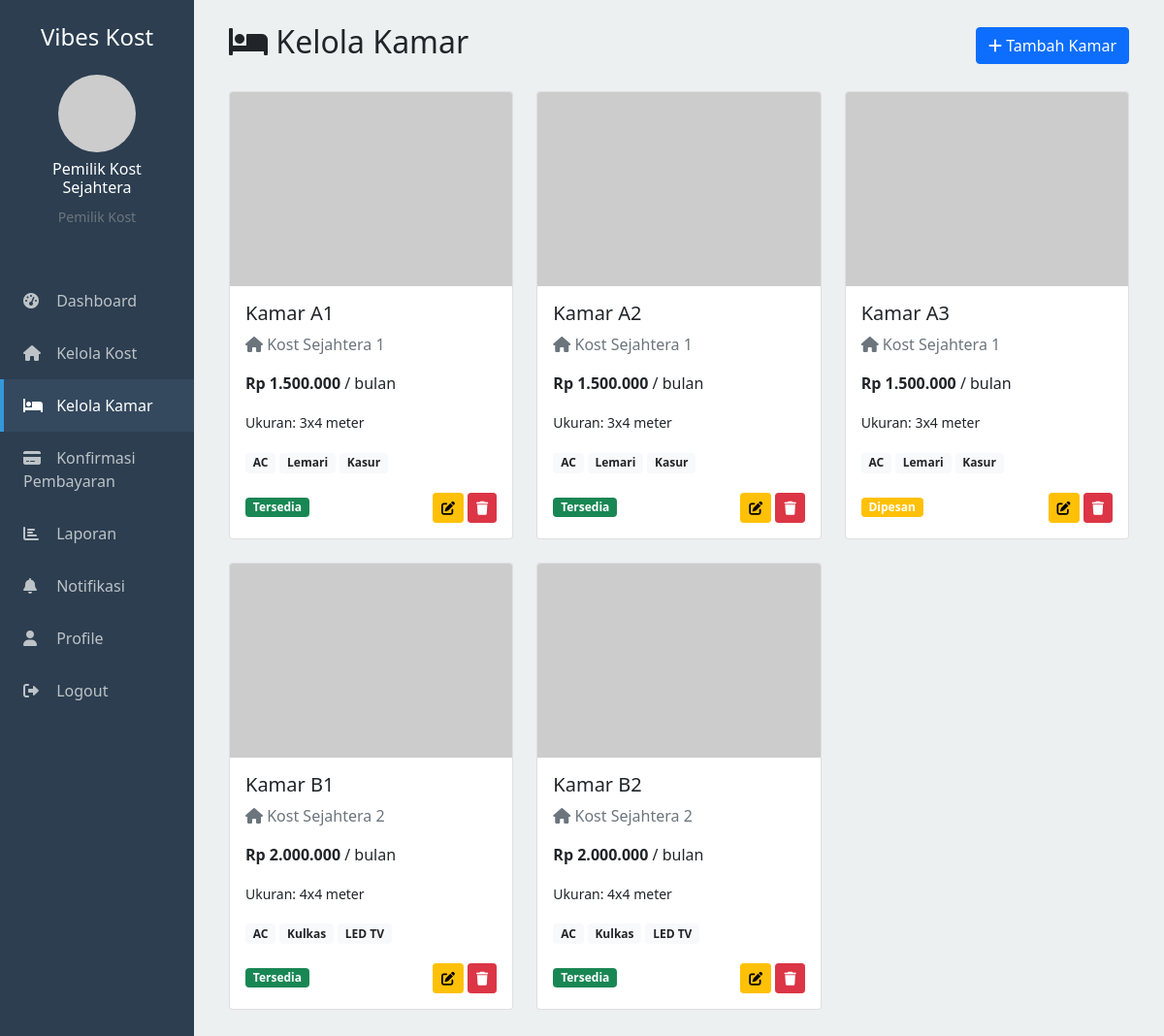
Page /pemilik/manage_kamar.php (signed in) on the committed database.
### tables this page shows
CREATE TABLE kamars (
    id INT PRIMARY KEY AUTO_INCREMENT,
    kost_id INT NOT NULL,
    nomor_kamar VARCHAR(10) NOT NULL,
    ukuran_kamar VARCHAR(20),
    harga_per_bulan DECIMAL(12,2) NOT NULL,
    fasilitas_kamar TEXT,
    deskripsi_kamar TEXT,
    foto_kamar VARCHAR(255),
    status ENUM('tersedia','dipesan','ditempati') DEFAULT 'tersedia',
    created_at TIMESTAMP DEFAULT CURRENT_TIMESTAMP,
    updated_at TIMESTAMP DEFAULT CURRENT_TIMESTAMP ON UPDATE CURRENT_TIMESTAMP,
    FOREIGN KEY (kost_id) REFERENCES kost(id) ON DELETE CASCADE
);

CREATE TABLE kost (
    id INT PRIMARY KEY AUTO_INCREMENT,
    pemilik_id INT NOT NULL,
    nama_kost VARCHAR(100) NOT NULL,
    alamat TEXT NOT NULL,
    deskripsi TEXT,
    harga_per_bulan DECIMAL(12,2) NOT NULL,
    latitude DECIMAL(10,8),
    longitude DECIMAL(11,8),
    foto_kost VARCHAR(255) DEFAULT 'default.jpg',
    fasilitas TEXT,
    peraturan TEXT,
    status ENUM('tersedia','tidak_tersedia') DEFAULT 'tersedia',
    created_at TIMESTAMP DEFAULT CURRENT_TIMESTAMP,
    updated_at TIMESTAMP DEFAULT CURRENT_TIMESTAMP ON UPDATE CURRENT_TIMESTAMP,
    FOREIGN KEY (pemilik_id) REFERENCES users(id) ON DELETE CASCADE
);

### pemilik/manage_kamar.php (the view, shortened to what this page needs)
<?php
include '../includes/config.php';
$user_id = $_SESSION['user_id'];
$kamar_query = "SELECT km.*, k.nama_kost, k.alamat
                FROM kamars km
                JOIN kost k ON km.kost_id = k.id
                WHERE k.pemilik_id = ?
                ORDER BY k.nama_kost, km.nomor_kamar";
$stmt = $conn->prepare($kamar_query);
$stmt->bind_param("i", $user_id);
$stmt->execute();
$kamar_list = $stmt->get_result();
?>
<!DOCTYPE html>
<html lang="id">
<head>
    <link href="https://cdn.jsdelivr.net/npm/bootstrap@5.1.3/dist/css/bootstrap.min.css" rel="stylesheet">
    <link href="https://cdnjs.cloudflare.com/ajax/libs/font-awesome/6.0.0/css/all.min.css" rel="stylesheet">
</head>
<body>
    <div class="container-fluid">
        <div class="row">
            <div class="col-md-3 col-lg-2 sidebar p-0">
                <div class="p-4">
                    <h4 class="text-center mb-4">Vibes Kost</h4>
                    <div class="text-center mb-4">
                        <img src="../uploads/profil/<?php echo $_SESSION['foto_profil']; ?>"
                             class="rounded-circle"
                             width="80"
                             height="80"
                             alt="Profile"
                             onerror="this.src='https://via.placeholder.com/80'">
                        <h6 class="mt-2"><?php echo $_SESSION['nama']; ?></h6>
                        <small class="text-muted">Pemilik Kost</small>
                    </div>
                </div>
                <nav class="nav flex-column">
                    <a class="nav-link" href="dashboard.php">
                        <i class="fas fa-tachometer-alt"></i> Dashboard
                    </a>
                    <a class="nav-link" href="manage_kost.php">
                        <i class="fas fa-home"></i> Kelola Kost
                    </a>
                    <a class="nav-link active" href="manage_kamar.php">
                        <i class="fas fa-bed"></i> Kelola Kamar
                    </a>
                    <a class="nav-link" href="konfirmasi_pembayaran.php">
                        <i class="fas fa-credit-card"></i> Konfirmasi Pembayaran
                    </a>
                    <a class="nav-link" href="laporan.php">
                        <i class="fas fa-chart-bar"></i> Laporan
                    </a>
                    <a class="nav-link" href="notifikasi.php">
                        <i class="fas fa-bell"></i> Notifikasi
                    </a>
                    <a class="nav-link" href="profile.php">
                        <i class="fas fa-user"></i> Profile
                    </a>
                    <a class="nav-link" href="../auth/logout.php">
                        <i class="fas fa-sign-out-alt"></i> Logout
                    </a>
                </nav>
            </div>
            <div class="col-md-9 col-lg-10 main-content">
                <div class="p-4">
                    <div class="d-flex justify-content-between align-items-center mb-4">
                        <h2><i class="fas fa-bed"></i> Kelola Kamar</h2>
                        <button class="btn btn-primary" data-bs-toggle="modal" data-bs-target="#addKamarModal">
                            <i class="fas fa-plus"></i> Tambah Kamar
                        </button>
                    </div>
                    <div class="row">
                        <?php if ($kamar_list->num_rows > 0): ?>
                            <?php while ($kamar = $kamar_list->fetch_assoc()): ?>
                                <div class="col-md-6 col-lg-4 mb-4">
                                    <div class="card kamar-card h-100">
                                        <img src="../uploads/kamar/<?php echo $kamar['foto_kamar'] ?: 'default.jpg'; ?>"
                                             class="card-img-top"
                                             alt="Kamar <?php echo $kamar['nomor_kamar']; ?>"
                                             style="height: 200px; object-fit: cover;"
                                             onerror="this.src='https://via.placeholder.com/300x200?text=No+Image'">
                                        <div class="card-body">
                                            <h5 class="card-title">Kamar <?php echo $kamar['nomor_kamar']; ?></h5>
                                            <p class="card-text text-muted">
                                                <i class="fas fa-home"></i>
                                                <?php echo $kamar['nama_kost']; ?>
                                            </p>
                                            <p class="card-text">
                                                <strong>Rp <?php echo number_format($kamar['harga_per_bulan'], 0, ',', '.'); ?></strong> / bulan
                                            </p>
                                            <p class="card-text">
                                                <small>Ukuran: <?php echo $kamar['ukuran_kamar'] ?: '-'; ?></small>
                                            </p>
                                            <div class="facilities mb-3">
                                                <?php
                                                if (!empty($kamar['fasilitas_kamar'])) {
                                                    $fasilitas = explode(',', $kamar['fasilitas_kamar']);
                                                    $count = 0;
                                                    foreach ($fasilitas as $fasilitas_item) {
                                                        if ($count < 3) {
                                                            echo '<span class="badge bg-light text-dark me-1 mb-1">' . trim($fasilitas_item) . '</span>';
                                                            $count++;
                                                        }
                                                    }
                                                }
                                                ?>
                                            </div>
                                            <div class="d-flex justify-content-between align-items-center">
                                                <span class="badge bg-<?php
                                                    switch($kamar['status']) {
                                                        case 'tersedia': echo 'success'; break;
                                                        case 'dipesan': echo 'warning'; break;
                                                    }
                                                ?>"><?php echo ucfirst($kamar['status']); ?></span>
                                                <div>
                                                    <a href="?edit=<?php echo $kamar['id']; ?>" class="btn btn-sm btn-warning">
                                                        <i class="fas fa-edit"></i>
                                                    </a>
                                                    <button class="btn btn-sm btn-danger"
                                                            onclick="confirmDelete(<?php echo $kamar['id']; ?>, 'Kamar <?php echo $kamar['nomor_kamar']; ?>')">
                                                        <i class="fas fa-trash"></i>
                                                    </button>
                                                </div>
                                            </div>
                                        </div>
                                    </div>
                                </div>
                            <?php endwhile; ?>
                        <?php endif; ?>
                    </div>
                </div>
            </div>
        </div>
    </div>
</body>
</html>

### pemilik/manage_kamar.php (style rules this page uses)
.sidebar { background: #2c3e50; min-height: 100vh; color: white; }
.sidebar .nav-link { color: #bdc3c7; padding: 15px 20px; border-left: 4px solid transparent; }
.sidebar .nav-link:hover, .sidebar .nav-link.active { color: white; background: #34495e; border-left-color: #3498db; }
.sidebar .nav-link i { width: 20px; margin-right: 10px; }
.main-content { background: #ecf0f1; min-height: 100vh; }
.kamar-card { transition: transform 0.3s ease; }

### rows in the picture
kamars: nomor_kamar "A1", kost.nama_kost "Kost Sejahtera 1", harga_per_bulan "1.500.000", ukuran_kamar "3x4 meter", fasilitas_kamar "AC", fasilitas_kamar "Lemari", fasilitas_kamar "Kasur", status "Tersedia"
kamars: nomor_kamar "A2", kost.nama_kost "Kost Sejahtera 1", harga_per_bulan "1.500.000", ukuran_kamar "3x4 meter", fasilitas_kamar "AC", fasilitas_kamar "Lemari", fasilitas_kamar "Kasur", status "Tersedia"
kamars: nomor_kamar "A3", kost.nama_kost "Kost Sejahtera 1", harga_per_bulan "1.500.000", ukuran_kamar "3x4 meter", fasilitas_kamar "AC", fasilitas_kamar "Lemari", fasilitas_kamar "Kasur", status "Dipesan"
kamars: nomor_kamar "B1", kost.nama_kost "Kost Sejahtera 2", harga_per_bulan "2.000.000", ukuran_kamar "4x4 meter", fasilitas_kamar "AC", fasilitas_kamar "Kulkas", fasilitas_kamar "LED TV", status "Tersedia"
kamars: nomor_kamar "B2", kost.nama_kost "Kost Sejahtera 2", harga_per_bulan "2.000.000", ukuran_kamar "4x4 meter", fasilitas_kamar "AC", fasilitas_kamar "Kulkas", fasilitas_kamar "LED TV", status "Tersedia"

### other values in the picture
$_SESSION['nama'] "Pemilik Kost Sejahtera"
